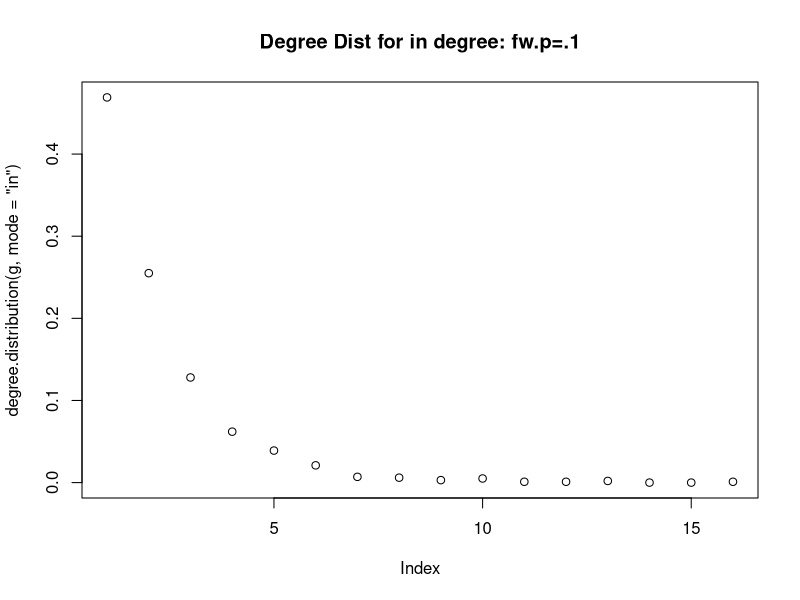
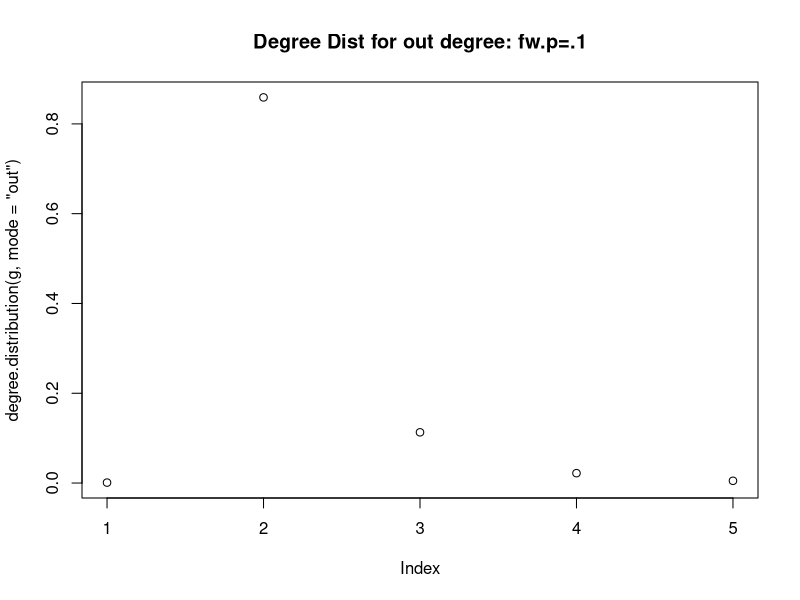
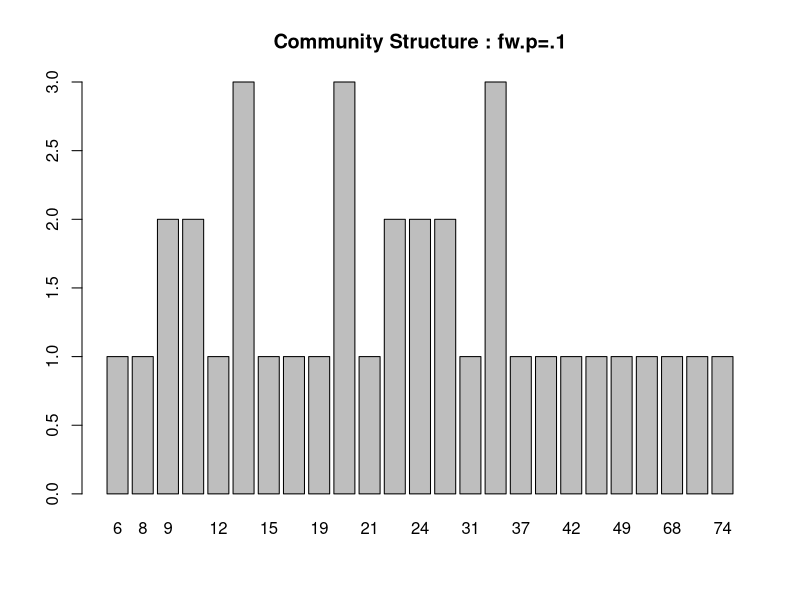
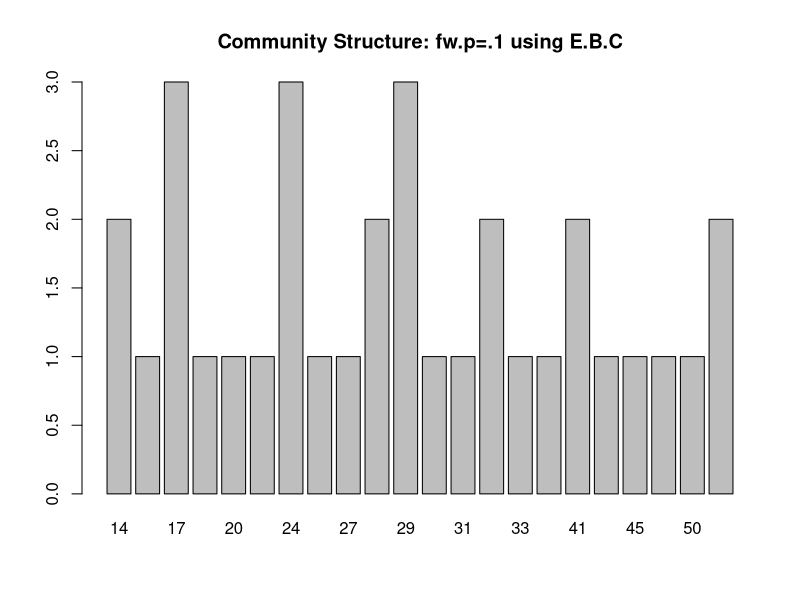
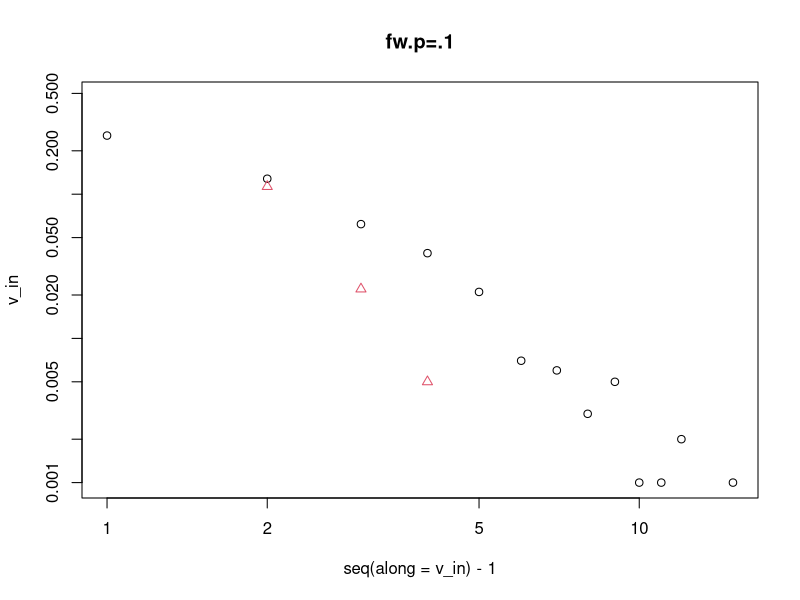
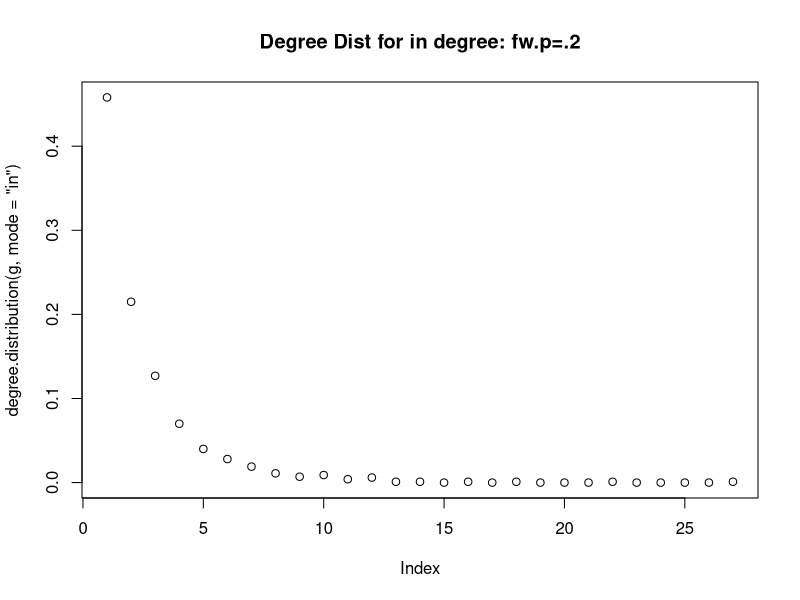
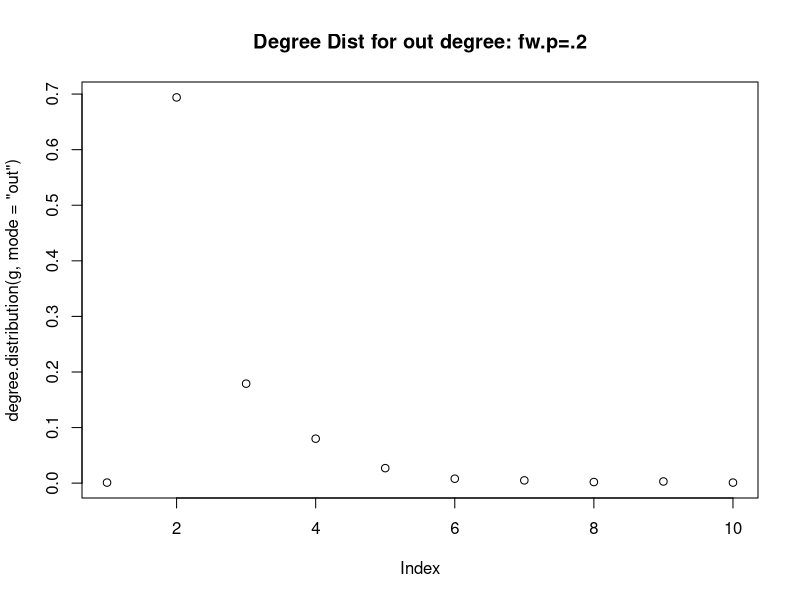
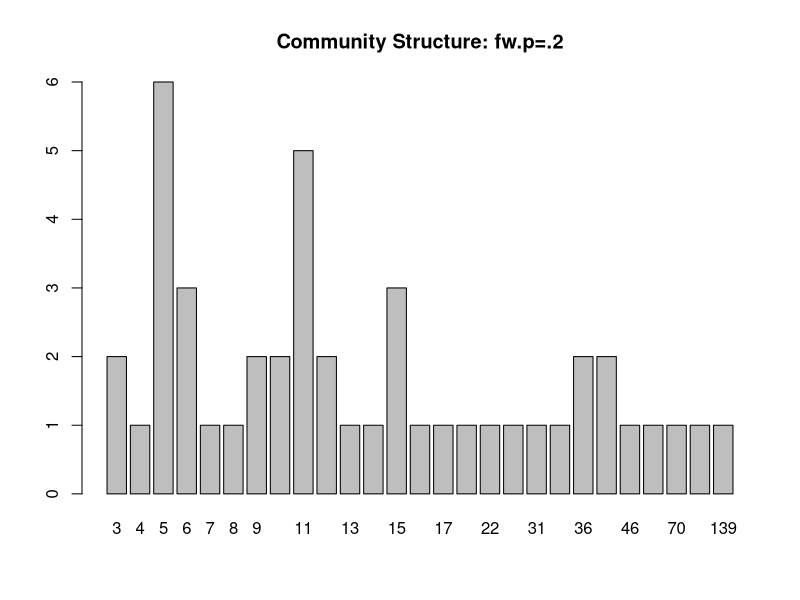

Recreate these plots in R, in order. (Note: a time limit stopped this script after it produced the figures.)
library(igraph)
#.1 - .4
g = forest.fire.game(1000, fw.prob=0.1, bw.factor=1)
#plot(g)
plot(degree.distribution(g, mode="in"),main="Degree Dist for in degree: fw.p=.1")
plot(degree.distribution(g, mode="out"),main="Degree Dist for out degree: fw.p=.1")
#diameter
d=diameter(g)
print(d)

# find the giant connected component
cl <- clusters(g)
gccIndex = which.max(cl$csize)
nonGccNodes <- (1:vcount(g))[cl$membership != gccIndex]
gcc <- delete.vertices(g, nonGccNodes)

# find communities
gcc = as.undirected(gcc,"collapse")
fg <- fastgreedy.community(gcc)
cmsize <- sizes(fg)
cmsize <- as.vector(sizes(fg))
gccNodes <- (1:vcount(g))[cl$membership == gccIndex]
cm1Nodes <- gccNodes[fg$membership == 1]
barplot(table(cmsize),main="Community Structure : fw.p=.1")

eb <- edge.betweenness.community(gcc)
cmsize <- as.vector(sizes(eb))
barplot(table(cmsize),main="Community Structure: fw.p=.1 using E.B.C")

#modularity
m=modularity(fg)
print(m)

m=modularity(eb)
print(m)

v_in = degree.distribution(g, mode="in")
v_out = degree.distribution(g, mode="out")

plot(seq(along=v_in)-1, v_in, log="xy", main="fw.p=.1")
points(seq(along=v_out)-1, v_out, col=2, pch=2)






# .2


g = forest.fire.game(1000, fw.prob=0.2, bw.factor=1)
#plot(g)
plot(degree.distribution(g, mode="in"),main="Degree Dist for in degree: fw.p=.2")
plot(degree.distribution(g, mode="out"),main="Degree Dist for out degree: fw.p=.2")
#diameter
d=diameter(g)
print(d)


# find the giant connected component
cl <- clusters(g)
gccIndex = which.max(cl$csize)
nonGccNodes <- (1:vcount(g))[cl$membership != gccIndex]
gcc <- delete.vertices(g, nonGccNodes)

# find communities
gcc = as.undirected(gcc,"collapse")
fg <- fastgreedy.community(gcc)
cmsize <- sizes(fg)
cmsize <- as.vector(sizes(fg))
gccNodes <- (1:vcount(g))[cl$membership == gccIndex]
cm1Nodes <- gccNodes[fg$membership == 1]
barplot(table(cmsize),main="Community Structure: fw.p=.2")

eb <- edge.betweenness.community(gcc)
cmsize <- as.vector(sizes(eb))
barplot(table(cmsize),main="Community Structure: fw.p=.2 using E.B.C")

#modularity
m=modularity(fg)
print(m)

m=modularity(eb)
print(m)


v_in = degree.distribution(g, mode="in")
v_out = degree.distribution(g, mode="out")

plot(seq(along=v_in)-1, v_in, log="xy",main="fw.p=.2")
points(seq(along=v_out)-1, v_out, col=2, pch=2)












g = forest.fire.game(1000, fw.prob=0.27, bw.factor=1)
#plot(g)
plot(degree.distribution(g, mode="in"),main="Degree Dist for in degree: fw.p=.27")
plot(degree.distribution(g, mode="out"),main="Degree Dist for out degree: fw.p=.27")
#diameter
d=diameter(g)
print(d)


# find the giant connected component
cl <- clusters(g)
gccIndex = which.max(cl$csize)
nonGccNodes <- (1:vcount(g))[cl$membership != gccIndex]
gcc <- delete.vertices(g, nonGccNodes)

# find communities
gcc = as.undirected(gcc,"collapse")
fg <- fastgreedy.community(gcc)
cmsize <- sizes(fg)
cmsize <- as.vector(sizes(fg))
gccNodes <- (1:vcount(g))[cl$membership == gccIndex]
cm1Nodes <- gccNodes[fg$membership == 1]
barplot(table(cmsize),main="Community Structure: fw.p=.27")

eb <- edge.betweenness.community(gcc)
cmsize <- as.vector(sizes(eb))
barplot(table(cmsize),main="Community Structure: fw.p=.27 using E.B.C")

#modularity
m=modularity(fg)
print(m)
m=modularity(eb)
print(m)


v_in = degree.distribution(g, mode="in")
v_out = degree.distribution(g, mode="out")

plot(seq(along=v_in)-1, v_in, log="xy",main="fw.p=.27")
points(seq(along=v_out)-1, v_out, col=2, pch=2)











g = forest.fire.game(1000, fw.prob=0.37, bw.factor=1)
#plot(g)
plot(degree.distribution(g, mode="in"),main="Degree Dist for in degree: fw.p=.37")
plot(degree.distribution(g, mode="out"),main="Degree Dist for out degree: fw.p=.37")
#diameter
d=diameter(g)
print(d)


# find the giant connected component
cl <- clusters(g)
gccIndex = which.max(cl$csize)
nonGccNodes <- (1:vcount(g))[cl$membership != gccIndex]
gcc <- delete.vertices(g, nonGccNodes)

# find communities
gcc = as.undirected(gcc,"collapse")
fg <- fastgreedy.community(gcc)
cmsize <- sizes(fg)
cmsize <- as.vector(sizes(fg))
gccNodes <- (1:vcount(g))[cl$membership == gccIndex]
cm1Nodes <- gccNodes[fg$membership == 1]
barplot(table(cmsize),main="Community Structure: fw.p=.37")

eb <- edge.betweenness.community(gcc)
cmsize <- as.vector(sizes(eb))
barplot(table(cmsize),main="Community Structure: fw.p=.37 using E.B.C")


#modularity with conversion
m=modularity(fg)
print(m)

#modularity without
m=modularity(eb)
print(m)

v_in = degree.distribution(g, mode="in")
v_out = degree.distribution(g, mode="out")

plot(seq(along=v_in)-1, v_in, log="xy",main="fw.p=.37")
points(seq(along=v_out)-1, v_out, col=2, pch=2)









#.1

g = forest.fire.game(1000, fw.prob=0.1, bw.factor=1)



#.2

g = forest.fire.game(1000, fw.prob=0.2, bw.factor=1)




#.27

g = forest.fire.game(1000, fw.prob=0.27, bw.factor=1)




#.37

g = forest.fire.game(1000, fw.prob=0.37, bw.factor=1)
